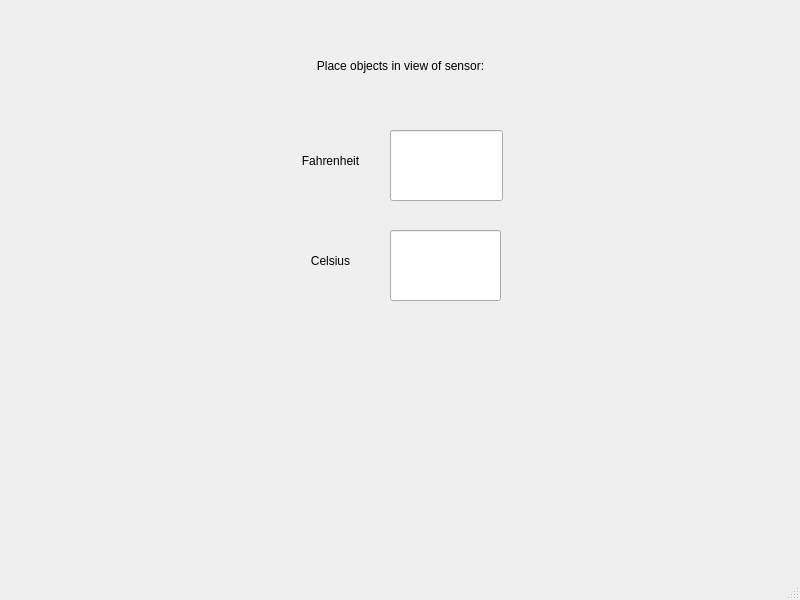
<?xml version="1.0" encoding="UTF-8"?>
<ui version="4.0">
 <class>MainWindow</class>
 <widget class="QMainWindow" name="MainWindow">
  <property name="geometry">
   <rect>
    <x>0</x>
    <y>0</y>
    <width>800</width>
    <height>600</height>
   </rect>
  </property>
  <property name="windowTitle">
   <string>Temperature Scanner</string>
  </property>
  <widget class="QWidget" name="centralwidget">
   <widget class="QLineEdit" name="f_temp_display">
    <property name="geometry">
     <rect>
      <x>390</x>
      <y>130</y>
      <width>113</width>
      <height>71</height>
     </rect>
    </property>
   </widget>
   <widget class="QLineEdit" name="c_temp_display">
    <property name="geometry">
     <rect>
      <x>390</x>
      <y>230</y>
      <width>111</width>
      <height>71</height>
     </rect>
    </property>
   </widget>
   <widget class="QLabel" name="f_label">
    <property name="geometry">
     <rect>
      <x>290</x>
      <y>130</y>
      <width>81</width>
      <height>61</height>
     </rect>
    </property>
    <property name="text">
     <string>Fahrenheit</string>
    </property>
    <property name="alignment">
     <set>Qt::AlignCenter</set>
    </property>
   </widget>
   <widget class="QLabel" name="c_label">
    <property name="geometry">
     <rect>
      <x>290</x>
      <y>230</y>
      <width>81</width>
      <height>61</height>
     </rect>
    </property>
    <property name="text">
     <string>Celsius</string>
    </property>
    <property name="alignment">
     <set>Qt::AlignCenter</set>
    </property>
   </widget>
   <widget class="QLabel" name="label">
    <property name="geometry">
     <rect>
      <x>290</x>
      <y>50</y>
      <width>221</width>
      <height>31</height>
     </rect>
    </property>
    <property name="text">
     <string>Place objects in view of sensor:</string>
    </property>
    <property name="alignment">
     <set>Qt::AlignCenter</set>
    </property>
   </widget>
  </widget>
  <widget class="QMenuBar" name="menubar">
   <property name="geometry">
    <rect>
     <x>0</x>
     <y>0</y>
     <width>800</width>
     <height>24</height>
    </rect>
   </property>
  </widget>
  <widget class="QStatusBar" name="statusbar"/>
 </widget>
 <resources/>
 <connections/>
</ui>
